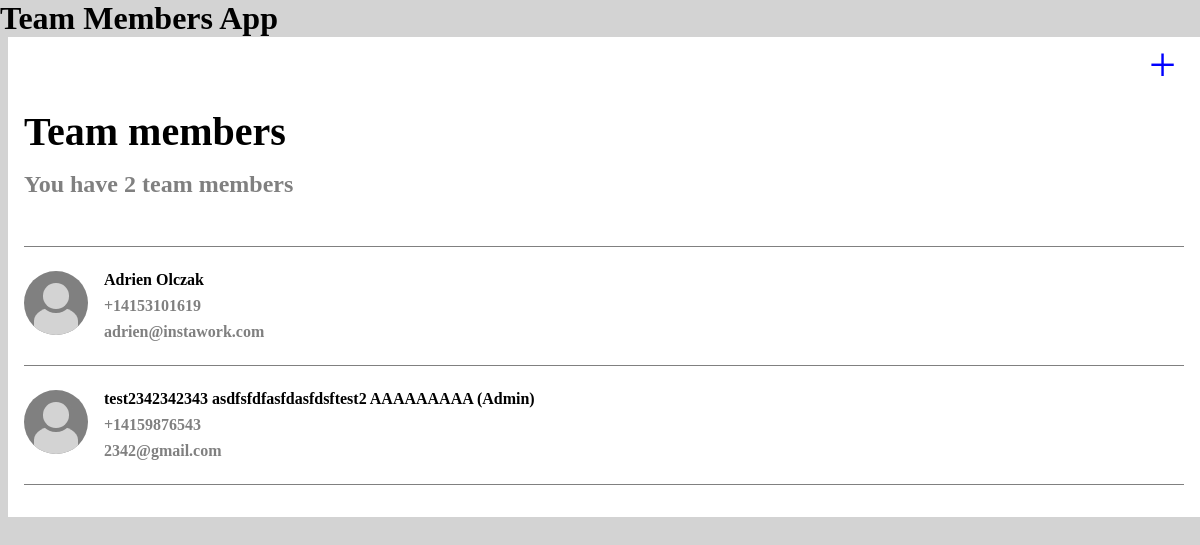
The app's page /, older data.
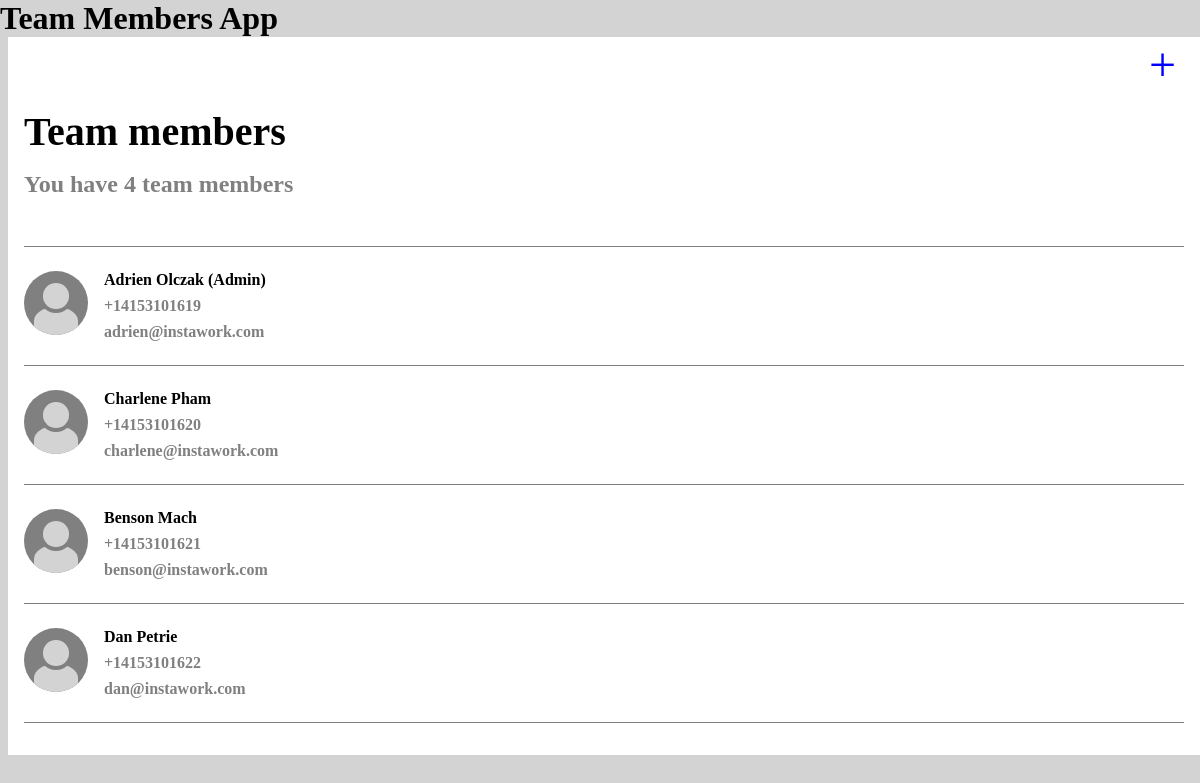
The same page, newer data.
### base/models.py (models this page shows, shortened)
class Member(models.Model):
    first_name = models.CharField(max_length=50)
    last_name = models.CharField(max_length=50)
    email = models.EmailField(max_length = 254)
    phone = PhoneNumberField(null=False, blank=False, unique=True, region='US')
    role = models.CharField(max_length=10, choices=ROLE_CHOICE, default=1)
    updated = models.DateTimeField(auto_now=True)
    created = models.DateTimeField(auto_now_add=True)
    class Meta:
        ordering = ['updated', 'created']

### base/views.py (the view)
# urls.py: path('', views.list, name="list"),
def list(request):
    team_members = Member.objects.values()
    context = {'team_members': team_members}
    return render(request, 'base/list.html', context)

### base/templates/base/list.html
{% extends 'main.html' %}
{% block content %}
<div class="list-container">
    <div class="plus-sign">
        <a href="{% url 'add' %}" class="plus-sign__icon">+</a>
    </div>
    <h3 class="list-container__title">Team members</h3>
    {% for member in team_members %}
        {% if forloop.last %}
            <h5 class="list-container__subtitle">You have {{forloop.counter}} team members</h5>
        {% endif %}
    {% endfor %}
    <div class="list-container__members">
        {% for member in team_members %}
        <div>
            <a href="{% url 'edit' member.id %}" class="list-container__member-link">
                <div class="avatar avatar--default default"></div>
                <div class="list-container__member">
                    <h5 class="list-container__name">{{member.first_name}} {{member.last_name}} {% if '2' in member.role %}(Admin){% endif %}</h5>
                    <h5 class="list-container__phone">{{member.phone}}</h5>
                    <h5 class="list-container__email">{{member.email}}</h5>
                </div>
            </a>
        </div>
        {% endfor %}
    </div>
</div>
{% endblock content %}

### templates/main.html (shortened to what this page needs)
<!DOCTYPE html>
<html>
{% load static %}
<head>
    <link rel='stylesheet' type='text/css' media='screen' href="{% static 'styles/styles.css' %}"/>
</head>
<body>
    <h1>Team Members App</h1>
    {% block content %}
    {% endblock %}
</body>
</html>

### static/styles/styles.css (style rules this page uses)
*::before, *::after { box-sizing: border-box; padding: 0; margin: 0; }
* { padding: 0; margin: 0; }
html { padding: 0; margin: 0; }
body { background-color: lightgrey; }
.list-container { background-color: white; margin-left: .5rem; }
.plus-sign { text-align: right; font-size: 3rem; margin-right: 1.5rem; }
.plus-sign__icon { color: blue; text-decoration: none; }
.list-container__title { font-size: 2.5rem; margin: 1rem; }
.list-container__subtitle { color: grey; margin: 1rem 1rem 0 1rem; font-size: 1.5rem; padding-bottom: 3rem; border-bottom: 1px solid grey; }
.list-container__members { padding: 0 1rem 2rem 1rem; }
.list-container__member { padding: 1rem 0 1rem 0; }
.list-container__member-link { text-decoration: none; color: grey; border-bottom: 1px solid grey; display: flex; flex-direction: row; justify-content: left; }
.list-container__name { padding-top: 0.5rem; font-size: 1rem; font-weight: bold; color: black; }
.list-container__phone { padding: 0.5rem 0 0.5rem 0; font-size: 1rem; }
.list-container__email { padding-bottom: 0.5rem; font-size: 1rem; }
.avatar--default { position: relative; overflow: hidden; width: 4rem; height: 4rem; margin: 1.5rem 1rem 1rem 0; }
.default { background-color: grey; border-radius: 50%; }
.default::before { background-color: lightgrey; }
.default::after { background-color: lightgrey; box-shadow: 0 0 0 4px grey; }
.avatar--default::before { content: ""; position: absolute; left: 50%; bottom: 0; width: 70%; height: 44%; margin: 0 0 0 -35%; border-radius: 100% 100% 0 0; }
.avatar--default::after { content: ""; position: absolute; left: 50%; top: 19%; width: 40%; height: 40%; margin: 0 0 0 -20%; border-radius: 50%; }

Row changes from the older to the newer data that the page shows:
removed Member: first_name "test2342342343", last_name "asdfsfdfasfdasfdsftest2 AAAAAAAAA", role "(Admin)", phone "+14159876543", email "2342@gmail.com"
added Member: first_name "Dan", last_name "Petrie", phone "+14153101622", email "dan@instawork.com"
changed Member "Adrien": now shows "(Admin)"
added Member: first_name "Charlene", last_name "Pham", phone "+14153101620", email "charlene@instawork.com"
added Member: first_name "Benson", last_name "Mach", phone "+14153101621", email "benson@instawork.com"
